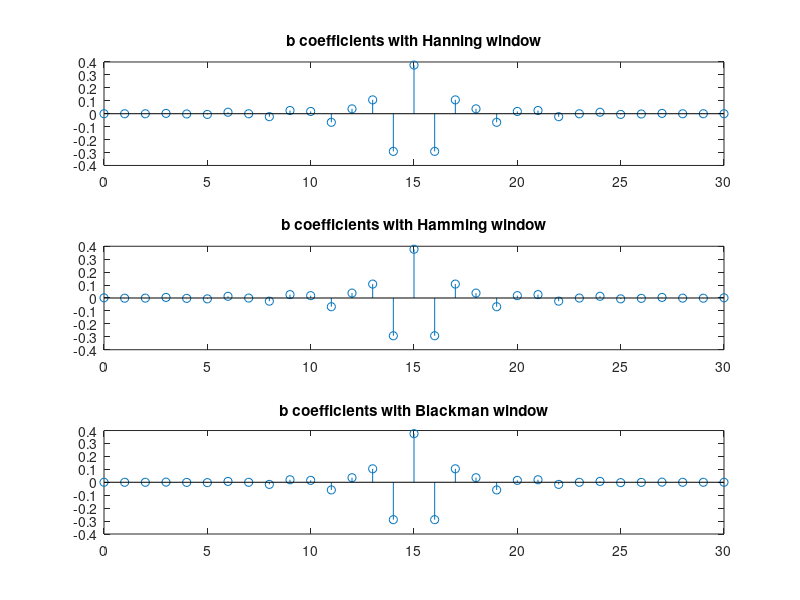

MATLAB code to generate this figure: (Note: this script raises an error after producing the figure.)
%% Clear environment
clc
clear all
close all

%% Filter
Fc=2500; %Cutoff frequency
Fs=8000; %Sampling frequency
order=30; %Filter order
%FIR High Pass Filters(HPF) with different window functions
b1= fir1(order,Fc/(Fs/2),'HIGH',hann(order+1)); %Hanning Window
b2= fir1(order,Fc/(Fs/2),'HIGH',hamming(order+1)); %Hamming window
b3= fir1(order,Fc/(Fs/2),'HIGH',blackman(order+1)); %Blackman window

%% Plots
figure %Filter coefficients for each window function
subplot(3,1,1)
stem(0:length(b1)-1,b1); %Hanning Window
title("b coefficients with Hanning window")
subplot(3,1,2)
stem(0:length(b2)-1,b2); %Hamming window
title("b coefficients with Hamming window")
subplot(3,1,3)
stem(0:length(b3)-1,b3); %Blackman window
title("b coefficients with Blackman window")

%% Plots of Frequency response 
fvtool(b1,1,b2,1,b3,1);
legend("Hanning","Hamming","Blackman")
